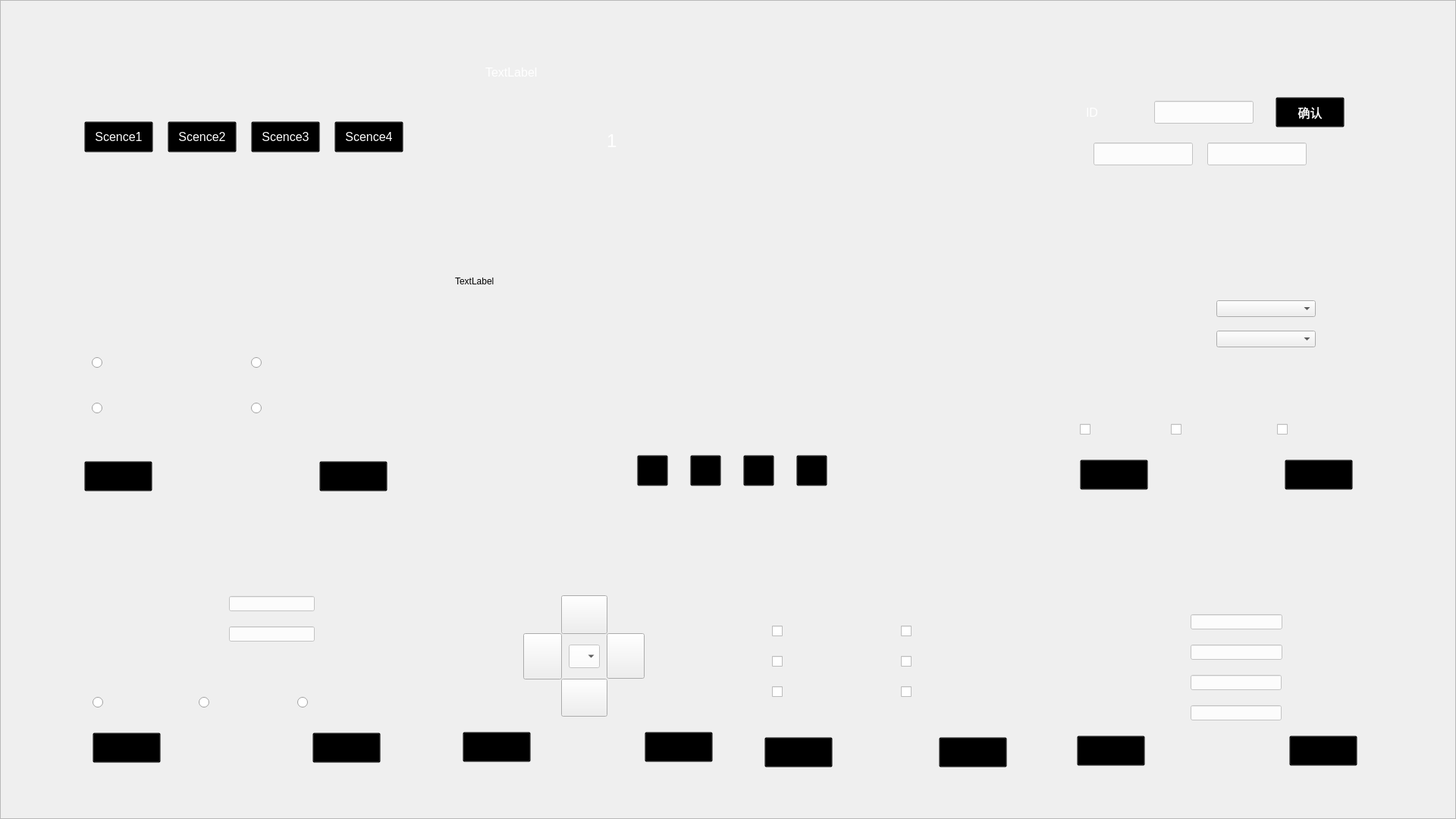
<?xml version="1.0" encoding="UTF-8"?>
<ui version="4.0">
 <class>f3</class>
 <widget class="QWidget" name="f3">
  <property name="geometry">
   <rect>
    <x>0</x>
    <y>0</y>
    <width>1920</width>
    <height>1080</height>
   </rect>
  </property>
  <property name="windowTitle">
   <string>Form</string>
  </property>
  <property name="styleSheet">
   <string notr="true">#f3{
	border-image:url(./p/1/background1.png)
}
#f3 *{
	border-image:url()
}</string>
  </property>
  <widget class="QFrame" name="frame">
   <property name="geometry">
    <rect>
     <x>0</x>
     <y>0</y>
     <width>1920</width>
     <height>1080</height>
    </rect>
   </property>
   <property name="styleSheet">
    <string notr="true">#frame{
background-image:url(:/p/1/background.png)
}
#frame *{
background-image:url()
}</string>
   </property>
   <property name="frameShape">
    <enum>QFrame::StyledPanel</enum>
   </property>
   <property name="frameShadow">
    <enum>QFrame::Raised</enum>
   </property>
   <widget class="QWidget" name="W1" native="true">
    <property name="geometry">
     <rect>
      <x>61</x>
      <y>60</y>
      <width>491</width>
      <height>181</height>
     </rect>
    </property>
    <property name="styleSheet">
     <string notr="true">#W1{
image:url(:/p/1/4.png)
}
#W1 *{
image:url()
}</string>
    </property>
    <widget class="QPushButton" name="W1C1">
     <property name="geometry">
      <rect>
       <x>50</x>
       <y>100</y>
       <width>91</width>
       <height>41</height>
      </rect>
     </property>
     <property name="styleSheet">
      <string notr="true">border-image:url(:/p/1/sb);
background: transparent;
color:white;

font-size:12pt;</string>
     </property>
     <property name="text">
      <string>Scence1</string>
     </property>
    </widget>
    <widget class="QLabel" name="label_2">
     <property name="geometry">
      <rect>
       <x>40</x>
       <y>20</y>
       <width>311</width>
       <height>51</height>
      </rect>
     </property>
     <property name="text">
      <string>&lt;html&gt;&lt;head/&gt;&lt;body&gt;&lt;p&gt;&lt;br/&gt;&lt;/p&gt;&lt;/body&gt;&lt;/html&gt;</string>
     </property>
    </widget>
    <widget class="QPushButton" name="W1C2">
     <property name="geometry">
      <rect>
       <x>160</x>
       <y>100</y>
       <width>91</width>
       <height>41</height>
      </rect>
     </property>
     <property name="styleSheet">
      <string notr="true">border-image:url(:/p/1/sb);
background: transparent;
color:white;

font-size:12pt;</string>
     </property>
     <property name="text">
      <string>Scence2</string>
     </property>
    </widget>
    <widget class="QPushButton" name="W1C3">
     <property name="geometry">
      <rect>
       <x>270</x>
       <y>100</y>
       <width>91</width>
       <height>41</height>
      </rect>
     </property>
     <property name="styleSheet">
      <string notr="true">border-image:url(:/p/1/sb);
background: transparent;
color:white;

font-size:12pt;</string>
     </property>
     <property name="text">
      <string>Scence3</string>
     </property>
    </widget>
    <widget class="QPushButton" name="W1C4">
     <property name="geometry">
      <rect>
       <x>380</x>
       <y>100</y>
       <width>91</width>
       <height>41</height>
      </rect>
     </property>
     <property name="styleSheet">
      <string notr="true">border-image:url(:/p/1/sb);
background: transparent;
color:white;

font-size:12pt;</string>
     </property>
     <property name="text">
      <string>Scence4</string>
     </property>
    </widget>
   </widget>
   <widget class="QWidget" name="W2" native="true">
    <property name="geometry">
     <rect>
      <x>81</x>
      <y>258</y>
      <width>471</width>
      <height>411</height>
     </rect>
    </property>
    <property name="styleSheet">
     <string notr="true">#W2{
image:url(:/p/1/5.png);

}
#W2 *{

}</string>
    </property>
    <widget class="QRadioButton" name="W2C3">
     <property name="geometry">
      <rect>
       <x>40</x>
       <y>250</y>
       <width>191</width>
       <height>61</height>
      </rect>
     </property>
     <property name="styleSheet">
      <string notr="true">
color:white;

font-size:12pt;</string>
     </property>
     <property name="text">
      <string/>
     </property>
    </widget>
    <widget class="QRadioButton" name="W2C4">
     <property name="geometry">
      <rect>
       <x>250</x>
       <y>250</y>
       <width>181</width>
       <height>61</height>
      </rect>
     </property>
     <property name="styleSheet">
      <string notr="true">
color:white;

font-size:12pt;</string>
     </property>
     <property name="text">
      <string/>
     </property>
    </widget>
    <widget class="QPushButton" name="W2N2">
     <property name="geometry">
      <rect>
       <x>340</x>
       <y>350</y>
       <width>90</width>
       <height>40</height>
      </rect>
     </property>
     <property name="styleSheet">
      <string notr="true">border-image:url(:/p/1/sb);
background: transparent;
color:white;

font-size:12pt;</string>
     </property>
     <property name="text">
      <string/>
     </property>
    </widget>
    <widget class="QRadioButton" name="W2C1">
     <property name="geometry">
      <rect>
       <x>40</x>
       <y>190</y>
       <width>181</width>
       <height>61</height>
      </rect>
     </property>
     <property name="styleSheet">
      <string notr="true">
color:white;

font-size:12pt;</string>
     </property>
     <property name="text">
      <string/>
     </property>
    </widget>
    <widget class="QRadioButton" name="W2C2">
     <property name="geometry">
      <rect>
       <x>250</x>
       <y>190</y>
       <width>181</width>
       <height>61</height>
      </rect>
     </property>
     <property name="styleSheet">
      <string notr="true">
color:white;

font-size:12pt;</string>
     </property>
     <property name="text">
      <string/>
     </property>
    </widget>
    <widget class="QLabel" name="W2S">
     <property name="geometry">
      <rect>
       <x>40</x>
       <y>50</y>
       <width>381</width>
       <height>151</height>
      </rect>
     </property>
     <property name="styleSheet">
      <string notr="true">background: transparent;
color:white;

font-size:14pt;</string>
     </property>
     <property name="text">
      <string/>
     </property>
    </widget>
    <widget class="QPushButton" name="W2N1">
     <property name="geometry">
      <rect>
       <x>30</x>
       <y>350</y>
       <width>90</width>
       <height>40</height>
      </rect>
     </property>
     <property name="styleSheet">
      <string notr="true">border-image:url(:/p/1/sb);
background: transparent;
color:white;

font-size:12pt;</string>
     </property>
     <property name="text">
      <string/>
     </property>
    </widget>
   </widget>
   <widget class="QWidget" name="W3" native="true">
    <property name="geometry">
     <rect>
      <x>550</x>
      <y>110</y>
      <width>841</width>
      <height>581</height>
     </rect>
    </property>
    <property name="styleSheet">
     <string notr="true">#W3{
image:url(:/p/1/6.png)
}
</string>
    </property>
    <widget class="QPushButton" name="pushButton_4">
     <property name="geometry">
      <rect>
       <x>290</x>
       <y>490</y>
       <width>41</width>
       <height>41</height>
      </rect>
     </property>
     <property name="styleSheet">
      <string notr="true">border-image:url(:/p/1/左箭头1.png);
background: transparent;
color:white;

font-size:18pt;</string>
     </property>
     <property name="text">
      <string/>
     </property>
    </widget>
    <widget class="QPushButton" name="pushButton_5">
     <property name="geometry">
      <rect>
       <x>360</x>
       <y>490</y>
       <width>41</width>
       <height>41</height>
      </rect>
     </property>
     <property name="styleSheet">
      <string notr="true">border-image:url(:/p/1/start1.png);
background: transparent;
color:white;

font-size:18pt;</string>
     </property>
     <property name="text">
      <string/>
     </property>
    </widget>
    <widget class="QPushButton" name="pushButton_6">
     <property name="geometry">
      <rect>
       <x>500</x>
       <y>490</y>
       <width>41</width>
       <height>41</height>
      </rect>
     </property>
     <property name="styleSheet">
      <string notr="true">border-image:url(:/p/1/ra1.png);
background: transparent;
color:white;

font-size:18pt;</string>
     </property>
     <property name="text">
      <string/>
     </property>
    </widget>
    <widget class="QLabel" name="W3S">
     <property name="geometry">
      <rect>
       <x>50</x>
       <y>50</y>
       <width>740</width>
       <height>421</height>
      </rect>
     </property>
     <property name="styleSheet">
      <string notr="true">background: transparent;
</string>
     </property>
     <property name="text">
      <string>TextLabel</string>
     </property>
    </widget>
    <widget class="QPushButton" name="pushButton_11">
     <property name="geometry">
      <rect>
       <x>430</x>
       <y>490</y>
       <width>41</width>
       <height>41</height>
      </rect>
     </property>
     <property name="styleSheet">
      <string notr="true">border-image:url(:/p/1/pause.png);
background: transparent;
color:white;

font-size:18pt;</string>
     </property>
     <property name="text">
      <string/>
     </property>
    </widget>
    <widget class="QLabel" name="S1">
     <property name="geometry">
      <rect>
       <x>50</x>
       <y>50</y>
       <width>370</width>
       <height>200</height>
      </rect>
     </property>
     <property name="styleSheet">
      <string notr="true"/>
     </property>
     <property name="text">
      <string/>
     </property>
    </widget>
    <widget class="QLabel" name="S2">
     <property name="geometry">
      <rect>
       <x>420</x>
       <y>50</y>
       <width>370</width>
       <height>200</height>
      </rect>
     </property>
     <property name="styleSheet">
      <string notr="true"/>
     </property>
     <property name="text">
      <string/>
     </property>
    </widget>
    <widget class="QLabel" name="S3">
     <property name="geometry">
      <rect>
       <x>50</x>
       <y>250</y>
       <width>370</width>
       <height>200</height>
      </rect>
     </property>
     <property name="styleSheet">
      <string notr="true"/>
     </property>
     <property name="text">
      <string/>
     </property>
    </widget>
    <widget class="QLabel" name="S4">
     <property name="geometry">
      <rect>
       <x>420</x>
       <y>250</y>
       <width>370</width>
       <height>200</height>
      </rect>
     </property>
     <property name="styleSheet">
      <string notr="true"/>
     </property>
     <property name="text">
      <string/>
     </property>
    </widget>
    <widget class="QLabel" name="S1L">
     <property name="geometry">
      <rect>
       <x>250</x>
       <y>60</y>
       <width>51</width>
       <height>31</height>
      </rect>
     </property>
     <property name="styleSheet">
      <string notr="true">background: transparent;
color:white;

font-size:18pt;</string>
     </property>
     <property name="text">
      <string>1</string>
     </property>
    </widget>
    <widget class="QLabel" name="S2L">
     <property name="geometry">
      <rect>
       <x>560</x>
       <y>60</y>
       <width>51</width>
       <height>31</height>
      </rect>
     </property>
     <property name="styleSheet">
      <string notr="true">background: transparent;
color:white;

font-size:18pt;</string>
     </property>
     <property name="text">
      <string/>
     </property>
    </widget>
    <widget class="QLabel" name="S3L">
     <property name="geometry">
      <rect>
       <x>250</x>
       <y>440</y>
       <width>51</width>
       <height>31</height>
      </rect>
     </property>
     <property name="styleSheet">
      <string notr="true">background: transparent;
color:white;

font-size:18pt;</string>
     </property>
     <property name="text">
      <string/>
     </property>
    </widget>
    <widget class="QLabel" name="S4L">
     <property name="geometry">
      <rect>
       <x>560</x>
       <y>440</y>
       <width>51</width>
       <height>31</height>
      </rect>
     </property>
     <property name="styleSheet">
      <string notr="true">background: transparent;
color:white;

font-size:18pt;</string>
     </property>
     <property name="text">
      <string/>
     </property>
    </widget>
   </widget>
   <widget class="QWidget" name="W4" native="true">
    <property name="geometry">
     <rect>
      <x>1372</x>
      <y>38</y>
      <width>501</width>
      <height>231</height>
     </rect>
    </property>
    <property name="styleSheet">
     <string notr="true">#W4{
image:url(:/p/1/7.png)
}
#Wt4 *{
image:url()
}</string>
    </property>
    <widget class="QLabel" name="label_3">
     <property name="geometry">
      <rect>
       <x>300</x>
       <y>50</y>
       <width>161</width>
       <height>31</height>
      </rect>
     </property>
     <property name="text">
      <string>&lt;html&gt;&lt;head/&gt;&lt;body&gt;&lt;p&gt;&lt;br/&gt;&lt;/p&gt;&lt;/body&gt;&lt;/html&gt;</string>
     </property>
    </widget>
    <widget class="QPushButton" name="W4N">
     <property name="geometry">
      <rect>
       <x>310</x>
       <y>90</y>
       <width>91</width>
       <height>40</height>
      </rect>
     </property>
     <property name="styleSheet">
      <string notr="true">border-image:url(:/p/1/sb);
background: transparent;
color:white;

font-size:12pt;</string>
     </property>
     <property name="text">
      <string>确认</string>
     </property>
    </widget>
    <widget class="QLineEdit" name="ID">
     <property name="geometry">
      <rect>
       <x>150</x>
       <y>95</y>
       <width>131</width>
       <height>30</height>
      </rect>
     </property>
     <property name="styleSheet">
      <string notr="true">background-color:rgba(255, 255, 255, 200);
</string>
     </property>
    </widget>
    <widget class="QLabel" name="label_4">
     <property name="geometry">
      <rect>
       <x>60</x>
       <y>95</y>
       <width>71</width>
       <height>30</height>
      </rect>
     </property>
     <property name="styleSheet">
      <string notr="true">
color:white;

font-size:12pt;</string>
     </property>
     <property name="text">
      <string>ID</string>
     </property>
    </widget>
    <widget class="QLineEdit" name="W4CS">
     <property name="geometry">
      <rect>
       <x>70</x>
       <y>150</y>
       <width>131</width>
       <height>30</height>
      </rect>
     </property>
     <property name="styleSheet">
      <string notr="true">background-color:rgba(255, 255, 255, 200);
</string>
     </property>
    </widget>
    <widget class="QLineEdit" name="W4CL">
     <property name="geometry">
      <rect>
       <x>220</x>
       <y>150</y>
       <width>131</width>
       <height>30</height>
      </rect>
     </property>
     <property name="styleSheet">
      <string notr="true">background-color:rgba(255, 255, 255, 200);
</string>
     </property>
    </widget>
    <zorder>label_3</zorder>
    <zorder>ID</zorder>
    <zorder>label_4</zorder>
    <zorder>W4N</zorder>
    <zorder>W4CS</zorder>
    <zorder>W4CL</zorder>
   </widget>
   <widget class="QWidget" name="W5" native="true">
    <property name="geometry">
     <rect>
      <x>1384</x>
      <y>276</y>
      <width>451</width>
      <height>391</height>
     </rect>
    </property>
    <property name="styleSheet">
     <string notr="true">#W5{
image:url(:/p/1/8.png)
}
#W5 *{
image:url()
}</string>
    </property>
    <widget class="QPushButton" name="W5N1">
     <property name="geometry">
      <rect>
       <x>40</x>
       <y>330</y>
       <width>90</width>
       <height>40</height>
      </rect>
     </property>
     <property name="styleSheet">
      <string notr="true">border-image:url(:/p/1/sb);
background: transparent;
color:white;

font-size:12pt;</string>
     </property>
     <property name="text">
      <string/>
     </property>
    </widget>
    <widget class="QLabel" name="W5L1">
     <property name="geometry">
      <rect>
       <x>30</x>
       <y>120</y>
       <width>181</width>
       <height>30</height>
      </rect>
     </property>
     <property name="styleSheet">
      <string notr="true">
color:white;

font-size:12pt;</string>
     </property>
     <property name="text">
      <string/>
     </property>
    </widget>
    <widget class="QLabel" name="W5L2">
     <property name="geometry">
      <rect>
       <x>30</x>
       <y>160</y>
       <width>181</width>
       <height>30</height>
      </rect>
     </property>
     <property name="styleSheet">
      <string notr="true">
color:white;

font-size:12pt;</string>
     </property>
     <property name="text">
      <string/>
     </property>
    </widget>
    <widget class="QCheckBox" name="W5C1">
     <property name="geometry">
      <rect>
       <x>40</x>
       <y>260</y>
       <width>121</width>
       <height>61</height>
      </rect>
     </property>
     <property name="styleSheet">
      <string notr="true">
color:white;

font-size:12pt;</string>
     </property>
     <property name="text">
      <string/>
     </property>
    </widget>
    <widget class="QCheckBox" name="W5C2">
     <property name="geometry">
      <rect>
       <x>160</x>
       <y>260</y>
       <width>121</width>
       <height>61</height>
      </rect>
     </property>
     <property name="styleSheet">
      <string notr="true">
color:white;

font-size:12pt;</string>
     </property>
     <property name="text">
      <string/>
     </property>
    </widget>
    <widget class="QCheckBox" name="W5C3">
     <property name="geometry">
      <rect>
       <x>300</x>
       <y>260</y>
       <width>101</width>
       <height>61</height>
      </rect>
     </property>
     <property name="styleSheet">
      <string notr="true">
color:white;

font-size:12pt;</string>
     </property>
     <property name="text">
      <string/>
     </property>
    </widget>
    <widget class="QLabel" name="W5S">
     <property name="geometry">
      <rect>
       <x>30</x>
       <y>30</y>
       <width>391</width>
       <height>81</height>
      </rect>
     </property>
     <property name="styleSheet">
      <string notr="true">background: transparent;
color:white;

font-size:14pt;</string>
     </property>
     <property name="text">
      <string/>
     </property>
    </widget>
    <widget class="QComboBox" name="W5T1">
     <property name="geometry">
      <rect>
       <x>220</x>
       <y>120</y>
       <width>131</width>
       <height>22</height>
      </rect>
     </property>
    </widget>
    <widget class="QComboBox" name="W5T2">
     <property name="geometry">
      <rect>
       <x>220</x>
       <y>160</y>
       <width>131</width>
       <height>22</height>
      </rect>
     </property>
    </widget>
    <widget class="QLabel" name="W5S2">
     <property name="geometry">
      <rect>
       <x>30</x>
       <y>220</y>
       <width>381</width>
       <height>61</height>
      </rect>
     </property>
     <property name="styleSheet">
      <string notr="true">background: transparent;
color:white;

font-size:14pt;</string>
     </property>
     <property name="text">
      <string/>
     </property>
    </widget>
    <widget class="QPushButton" name="W5N2">
     <property name="geometry">
      <rect>
       <x>310</x>
       <y>330</y>
       <width>90</width>
       <height>40</height>
      </rect>
     </property>
     <property name="styleSheet">
      <string notr="true">border-image:url(:/p/1/sb);
background: transparent;
color:white;

font-size:12pt;</string>
     </property>
     <property name="text">
      <string/>
     </property>
    </widget>
   </widget>
   <widget class="QWidget" name="W6" native="true">
    <property name="geometry">
     <rect>
      <x>82</x>
      <y>686</y>
      <width>471</width>
      <height>341</height>
     </rect>
    </property>
    <property name="styleSheet">
     <string notr="true">#W6{
image:url(:/p/1/9.png)
}
#W6 *{
image:url()
}</string>
    </property>
    <widget class="QRadioButton" name="W6C1">
     <property name="geometry">
      <rect>
       <x>40</x>
       <y>210</y>
       <width>121</width>
       <height>61</height>
      </rect>
     </property>
     <property name="styleSheet">
      <string notr="true">
color:white;

font-size:12pt;</string>
     </property>
     <property name="text">
      <string/>
     </property>
    </widget>
    <widget class="QRadioButton" name="W6C2">
     <property name="geometry">
      <rect>
       <x>180</x>
       <y>220</y>
       <width>101</width>
       <height>41</height>
      </rect>
     </property>
     <property name="styleSheet">
      <string notr="true">
color:white;

font-size:12pt;</string>
     </property>
     <property name="text">
      <string/>
     </property>
    </widget>
    <widget class="QRadioButton" name="W6C3">
     <property name="geometry">
      <rect>
       <x>310</x>
       <y>210</y>
       <width>121</width>
       <height>61</height>
      </rect>
     </property>
     <property name="styleSheet">
      <string notr="true">
color:white;

font-size:12pt;</string>
     </property>
     <property name="text">
      <string/>
     </property>
    </widget>
    <widget class="QLabel" name="W6L1">
     <property name="geometry">
      <rect>
       <x>30</x>
       <y>100</y>
       <width>181</width>
       <height>30</height>
      </rect>
     </property>
     <property name="styleSheet">
      <string notr="true">
color:white;

font-size:12pt;</string>
     </property>
     <property name="text">
      <string/>
     </property>
    </widget>
    <widget class="QLabel" name="W6L2">
     <property name="geometry">
      <rect>
       <x>30</x>
       <y>140</y>
       <width>181</width>
       <height>30</height>
      </rect>
     </property>
     <property name="styleSheet">
      <string notr="true">
color:white;

font-size:12pt;</string>
     </property>
     <property name="text">
      <string/>
     </property>
    </widget>
    <widget class="QLineEdit" name="W6T1">
     <property name="geometry">
      <rect>
       <x>220</x>
       <y>100</y>
       <width>113</width>
       <height>20</height>
      </rect>
     </property>
     <property name="styleSheet">
      <string notr="true">background-color:rgba(255, 255, 255, 200);
</string>
     </property>
    </widget>
    <widget class="QLineEdit" name="W6T2">
     <property name="geometry">
      <rect>
       <x>220</x>
       <y>140</y>
       <width>113</width>
       <height>20</height>
      </rect>
     </property>
     <property name="styleSheet">
      <string notr="true">background-color:rgba(255, 255, 255, 200);
</string>
     </property>
    </widget>
    <widget class="QPushButton" name="W6N1">
     <property name="geometry">
      <rect>
       <x>40</x>
       <y>280</y>
       <width>90</width>
       <height>40</height>
      </rect>
     </property>
     <property name="styleSheet">
      <string notr="true">border-image:url(:/p/1/sb);
background: transparent;
color:white;

font-size:12pt;</string>
     </property>
     <property name="text">
      <string/>
     </property>
    </widget>
    <widget class="QLabel" name="W6S">
     <property name="geometry">
      <rect>
       <x>40</x>
       <y>30</y>
       <width>391</width>
       <height>61</height>
      </rect>
     </property>
     <property name="styleSheet">
      <string notr="true">background: transparent;
color:white;

font-size:14pt;</string>
     </property>
     <property name="text">
      <string/>
     </property>
    </widget>
    <widget class="QLabel" name="W6S2">
     <property name="geometry">
      <rect>
       <x>40</x>
       <y>170</y>
       <width>391</width>
       <height>41</height>
      </rect>
     </property>
     <property name="styleSheet">
      <string notr="true">background: transparent;
color:white;

font-size:14pt;</string>
     </property>
     <property name="text">
      <string/>
     </property>
    </widget>
    <widget class="QPushButton" name="W6N2">
     <property name="geometry">
      <rect>
       <x>330</x>
       <y>280</y>
       <width>90</width>
       <height>40</height>
      </rect>
     </property>
     <property name="styleSheet">
      <string notr="true">border-image:url(:/p/1/sb);
background: transparent;
color:white;

font-size:12pt;</string>
     </property>
     <property name="text">
      <string/>
     </property>
    </widget>
   </widget>
   <widget class="QWidget" name="W7" native="true">
    <property name="geometry">
     <rect>
      <x>570</x>
      <y>685</y>
      <width>411</width>
      <height>341</height>
     </rect>
    </property>
    <property name="styleSheet">
     <string notr="true">#W7{
image:url(:/p/1/10.png)
}</string>
    </property>
    <widget class="QPushButton" name="W7N2">
     <property name="geometry">
      <rect>
       <x>280</x>
       <y>280</y>
       <width>90</width>
       <height>40</height>
      </rect>
     </property>
     <property name="styleSheet">
      <string notr="true">border-image:url(:/p/1/sb);
background: transparent;
color:white;

font-size:12pt;</string>
     </property>
     <property name="text">
      <string/>
     </property>
    </widget>
    <widget class="QLabel" name="W7S">
     <property name="geometry">
      <rect>
       <x>40</x>
       <y>10</y>
       <width>321</width>
       <height>91</height>
      </rect>
     </property>
     <property name="styleSheet">
      <string notr="true">background: transparent;
color:white;

font-size:14pt;</string>
     </property>
     <property name="text">
      <string/>
     </property>
    </widget>
    <widget class="QPushButton" name="pushButton">
     <property name="geometry">
      <rect>
       <x>170</x>
       <y>100</y>
       <width>61</width>
       <height>51</height>
      </rect>
     </property>
     <property name="styleSheet">
      <string notr="true">border-image:url(:/p/1/c1.png)</string>
     </property>
     <property name="text">
      <string/>
     </property>
    </widget>
    <widget class="QPushButton" name="pushButton_12">
     <property name="geometry">
      <rect>
       <x>120</x>
       <y>150</y>
       <width>51</width>
       <height>61</height>
      </rect>
     </property>
     <property name="styleSheet">
      <string notr="true">border-image:url(:/p/1/c2.png)</string>
     </property>
     <property name="text">
      <string/>
     </property>
    </widget>
    <widget class="QPushButton" name="pushButton_13">
     <property name="geometry">
      <rect>
       <x>230</x>
       <y>150</y>
       <width>50</width>
       <height>60</height>
      </rect>
     </property>
     <property name="styleSheet">
      <string notr="true">border-image:url(:/p/1/c3.png)</string>
     </property>
     <property name="text">
      <string/>
     </property>
    </widget>
    <widget class="QPushButton" name="pushButton_14">
     <property name="geometry">
      <rect>
       <x>170</x>
       <y>210</y>
       <width>61</width>
       <height>50</height>
      </rect>
     </property>
     <property name="styleSheet">
      <string notr="true">border-image:url(:/p/1/c4.png)</string>
     </property>
     <property name="text">
      <string/>
     </property>
    </widget>
    <widget class="QComboBox" name="comboBox">
     <property name="geometry">
      <rect>
       <x>180</x>
       <y>165</y>
       <width>41</width>
       <height>31</height>
      </rect>
     </property>
     <property name="styleSheet">
      <string notr="true">background-color:rgba(255, 255, 255, 200);
</string>
     </property>
    </widget>
    <widget class="QPushButton" name="W7N1">
     <property name="geometry">
      <rect>
       <x>40</x>
       <y>280</y>
       <width>90</width>
       <height>40</height>
      </rect>
     </property>
     <property name="styleSheet">
      <string notr="true">border-image:url(:/p/1/sb);
background: transparent;
color:white;

font-size:12pt;</string>
     </property>
     <property name="text">
      <string/>
     </property>
    </widget>
   </widget>
   <widget class="QWidget" name="W8" native="true">
    <property name="geometry">
     <rect>
      <x>978</x>
      <y>672</y>
      <width>401</width>
      <height>371</height>
     </rect>
    </property>
    <property name="styleSheet">
     <string notr="true">#W8{
image:url(:/p/1/11.png)
}</string>
    </property>
    <widget class="QCheckBox" name="W8C1">
     <property name="geometry">
      <rect>
       <x>40</x>
       <y>140</y>
       <width>140</width>
       <height>40</height>
      </rect>
     </property>
     <property name="styleSheet">
      <string notr="true">
color:white;

font-size:12pt;</string>
     </property>
     <property name="text">
      <string/>
     </property>
    </widget>
    <widget class="QCheckBox" name="W8C2">
     <property name="geometry">
      <rect>
       <x>210</x>
       <y>140</y>
       <width>151</width>
       <height>40</height>
      </rect>
     </property>
     <property name="styleSheet">
      <string notr="true">
color:white;

font-size:12pt;</string>
     </property>
     <property name="text">
      <string/>
     </property>
    </widget>
    <widget class="QCheckBox" name="W8C3">
     <property name="geometry">
      <rect>
       <x>40</x>
       <y>180</y>
       <width>161</width>
       <height>40</height>
      </rect>
     </property>
     <property name="styleSheet">
      <string notr="true">
color:white;

font-size:12pt;</string>
     </property>
     <property name="text">
      <string/>
     </property>
    </widget>
    <widget class="QCheckBox" name="W8C4">
     <property name="geometry">
      <rect>
       <x>210</x>
       <y>180</y>
       <width>140</width>
       <height>40</height>
      </rect>
     </property>
     <property name="styleSheet">
      <string notr="true">
color:white;

font-size:12pt;</string>
     </property>
     <property name="text">
      <string/>
     </property>
    </widget>
    <widget class="QCheckBox" name="W8C5">
     <property name="geometry">
      <rect>
       <x>40</x>
       <y>220</y>
       <width>151</width>
       <height>40</height>
      </rect>
     </property>
     <property name="styleSheet">
      <string notr="true">
color:white;

font-size:12pt;</string>
     </property>
     <property name="text">
      <string/>
     </property>
    </widget>
    <widget class="QCheckBox" name="W8C6">
     <property name="geometry">
      <rect>
       <x>210</x>
       <y>220</y>
       <width>151</width>
       <height>41</height>
      </rect>
     </property>
     <property name="styleSheet">
      <string notr="true">
color:white;

font-size:12pt;</string>
     </property>
     <property name="text">
      <string/>
     </property>
    </widget>
    <widget class="QPushButton" name="W8N2">
     <property name="geometry">
      <rect>
       <x>260</x>
       <y>300</y>
       <width>90</width>
       <height>40</height>
      </rect>
     </property>
     <property name="styleSheet">
      <string notr="true">border-image:url(:/p/1/sb);
background: transparent;
color:white;

font-size:12pt;</string>
     </property>
     <property name="text">
      <string/>
     </property>
    </widget>
    <widget class="QLabel" name="W8S">
     <property name="geometry">
      <rect>
       <x>40</x>
       <y>50</y>
       <width>311</width>
       <height>81</height>
      </rect>
     </property>
     <property name="styleSheet">
      <string notr="true">background: transparent;
color:white;

font-size:14pt;</string>
     </property>
     <property name="text">
      <string/>
     </property>
     <property name="alignment">
      <set>Qt::AlignLeading|Qt::AlignLeft|Qt::AlignVCenter</set>
     </property>
    </widget>
    <widget class="QPushButton" name="W8N1">
     <property name="geometry">
      <rect>
       <x>30</x>
       <y>300</y>
       <width>90</width>
       <height>40</height>
      </rect>
     </property>
     <property name="styleSheet">
      <string notr="true">border-image:url(:/p/1/sb);
background: transparent;
color:white;

font-size:12pt;</string>
     </property>
     <property name="text">
      <string/>
     </property>
    </widget>
   </widget>
   <widget class="QWidget" name="W9" native="true">
    <property name="geometry">
     <rect>
      <x>1360</x>
      <y>660</y>
      <width>501</width>
      <height>401</height>
     </rect>
    </property>
    <property name="styleSheet">
     <string notr="true">#W9{
image:url(:/p/1/12.png)
}
#W9 * {
image:url()
}</string>
    </property>
    <widget class="QLineEdit" name="W9T2">
     <property name="geometry">
      <rect>
       <x>210</x>
       <y>190</y>
       <width>121</width>
       <height>20</height>
      </rect>
     </property>
     <property name="styleSheet">
      <string notr="true">background-color:rgba(255, 255, 255, 200);
</string>
     </property>
    </widget>
    <widget class="QLabel" name="W9L1">
     <property name="geometry">
      <rect>
       <x>70</x>
       <y>150</y>
       <width>130</width>
       <height>30</height>
      </rect>
     </property>
     <property name="styleSheet">
      <string notr="true">
color:white;

font-size:12pt;</string>
     </property>
     <property name="text">
      <string/>
     </property>
    </widget>
    <widget class="QLabel" name="W9L2">
     <property name="geometry">
      <rect>
       <x>70</x>
       <y>190</y>
       <width>130</width>
       <height>30</height>
      </rect>
     </property>
     <property name="styleSheet">
      <string notr="true">
color:white;

font-size:12pt;</string>
     </property>
     <property name="text">
      <string/>
     </property>
    </widget>
    <widget class="QLineEdit" name="W9T1">
     <property name="geometry">
      <rect>
       <x>210</x>
       <y>150</y>
       <width>121</width>
       <height>20</height>
      </rect>
     </property>
     <property name="styleSheet">
      <string notr="true">background-color:rgba(255, 255, 255, 200);
</string>
     </property>
    </widget>
    <widget class="QLineEdit" name="W9T4">
     <property name="geometry">
      <rect>
       <x>210</x>
       <y>270</y>
       <width>120</width>
       <height>20</height>
      </rect>
     </property>
     <property name="styleSheet">
      <string notr="true">background-color:rgba(255, 255, 255, 200);
</string>
     </property>
    </widget>
    <widget class="QLabel" name="W9L4">
     <property name="geometry">
      <rect>
       <x>70</x>
       <y>270</y>
       <width>130</width>
       <height>30</height>
      </rect>
     </property>
     <property name="styleSheet">
      <string notr="true">
color:white;

font-size:12pt;</string>
     </property>
     <property name="text">
      <string/>
     </property>
    </widget>
    <widget class="QLineEdit" name="W9T3">
     <property name="geometry">
      <rect>
       <x>210</x>
       <y>230</y>
       <width>120</width>
       <height>20</height>
      </rect>
     </property>
     <property name="styleSheet">
      <string notr="true">background-color:rgba(255, 255, 255, 200);
</string>
     </property>
    </widget>
    <widget class="QLabel" name="W9L3">
     <property name="geometry">
      <rect>
       <x>70</x>
       <y>230</y>
       <width>130</width>
       <height>30</height>
      </rect>
     </property>
     <property name="styleSheet">
      <string notr="true">
color:white;

font-size:12pt;</string>
     </property>
     <property name="text">
      <string/>
     </property>
    </widget>
    <widget class="QPushButton" name="W9N2">
     <property name="geometry">
      <rect>
       <x>340</x>
       <y>310</y>
       <width>90</width>
       <height>40</height>
      </rect>
     </property>
     <property name="styleSheet">
      <string notr="true">border-image:url(:/p/1/sb);
background: transparent;
color:white;

font-size:12pt;</string>
     </property>
     <property name="text">
      <string/>
     </property>
    </widget>
    <widget class="QLabel" name="W9S">
     <property name="geometry">
      <rect>
       <x>60</x>
       <y>60</y>
       <width>371</width>
       <height>81</height>
      </rect>
     </property>
     <property name="styleSheet">
      <string notr="true">background: transparent;
color:white;

font-size:14pt;</string>
     </property>
     <property name="text">
      <string/>
     </property>
    </widget>
    <widget class="QPushButton" name="W9N1">
     <property name="geometry">
      <rect>
       <x>60</x>
       <y>310</y>
       <width>90</width>
       <height>40</height>
      </rect>
     </property>
     <property name="styleSheet">
      <string notr="true">border-image:url(:/p/1/sb);
background: transparent;
color:white;

font-size:12pt;</string>
     </property>
     <property name="text">
      <string/>
     </property>
    </widget>
   </widget>
   <widget class="QLabel" name="label">
    <property name="geometry">
     <rect>
      <x>840</x>
      <y>20</y>
      <width>261</width>
      <height>51</height>
     </rect>
    </property>
    <property name="text">
     <string>&lt;html&gt;&lt;head/&gt;&lt;body&gt;&lt;p&gt;&lt;br/&gt;&lt;/p&gt;&lt;/body&gt;&lt;/html&gt;</string>
    </property>
   </widget>
   <widget class="QLabel" name="AS">
    <property name="geometry">
     <rect>
      <x>640</x>
      <y>80</y>
      <width>661</width>
      <height>31</height>
     </rect>
    </property>
    <property name="styleSheet">
     <string notr="true">background: transparent;
color:white;

font-size:12pt;</string>
    </property>
    <property name="text">
     <string>TextLabel</string>
    </property>
   </widget>
  </widget>
 </widget>
 <resources/>
 <connections/>
</ui>
